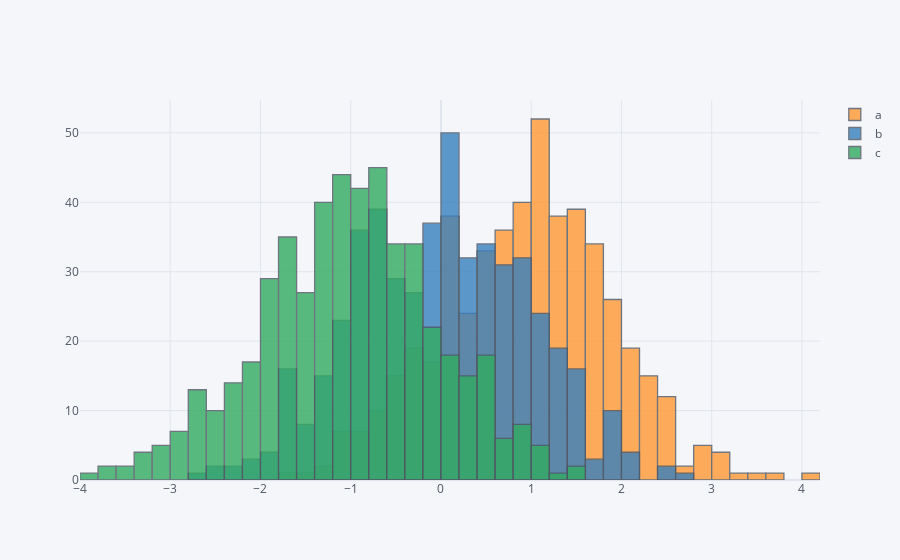

The notebook cell saved with this chart:
### Code cell
df = pd.DataFrame({'a': np.random.randn(500) + 1,'b': np.random.randn(500),'c': np.random.randn(500) - 1})
fig = df.iplot(asFigure=True, kind="histogram")
pyo.plot(fig,filename='histogram.html')
fig.show()

### Figure 1 — Plotly figure (JSON) as saved in the notebook; plotly's stock layout.template omitted (floating-point values rounded to 4 significant figures; data arrays with more than 128 entries replaced by an {"elided": "..."} marker saying what was removed)
{"data": [{"histfunc": "count", "histnorm": "", "marker": {"color": "rgba(255, 153, 51, 1.0)", "line": {"color": "#4D5663", "width": 1.3}}, "name": "a", "opacity": 0.8, "orientation": "v", "type": "histogram", "x": {"elided": "500 float values"}}, {"histfunc": "count", "histnorm": "", "marker": {"color": "rgba(55, 128, 191, 1.0)", "line": {"color": "#4D5663", "width": 1.3}}, "name": "b", "opacity": 0.8, "orientation": "v", "type": "histogram", "x": {"elided": "500 float values"}}, {"histfunc": "count", "histnorm": "", "marker": {"color": "rgba(50, 171, 96, 1.0)", "line": {"color": "#4D5663", "width": 1.3}}, "name": "c", "opacity": 0.8, "orientation": "v", "type": "histogram", "x": {"elided": "500 float values"}}], "layout": {"barmode": "overlay", "legend": {"bgcolor": "#F5F6F9", "font": {"color": "#4D5663"}}, "paper_bgcolor": "#F5F6F9", "plot_bgcolor": "#F5F6F9", "title": {"font": {"color": "#4D5663"}}, "xaxis": {"gridcolor": "#E1E5ED", "showgrid": true, "tickfont": {"color": "#4D5663"}, "title": {"font": {"color": "#4D5663"}, "text": ""}, "zerolinecolor": "#E1E5ED"}, "yaxis": {"gridcolor": "#E1E5ED", "showgrid": true, "tickfont": {"color": "#4D5663"}, "title": {"font": {"color": "#4D5663"}, "text": ""}, "zerolinecolor": "#E1E5ED"}}}
